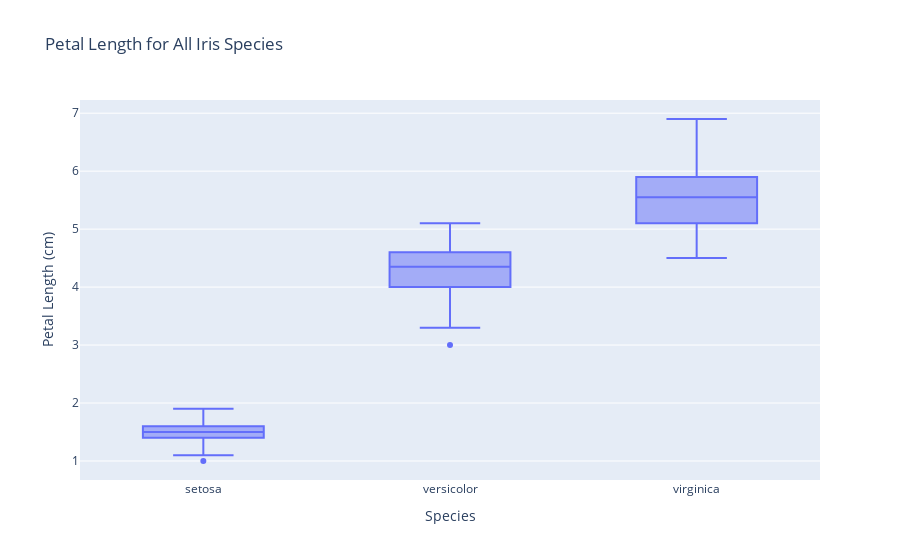

Source (notebook cell):
### Markdown cell above
<br>
<details>
    <summary>Blockly Hints</summary>
    <ul><li>Notation
        <ul>
            <li><code>A</code> &nbsp;:&nbsp; <code>B</code>&nbsp; means snap blocks A and B together.</li>
            <li><code>A</code> &nbsp;&lt;-&nbsp; <code>B</code>&nbsp; means insert block B into the hole in block A.</li>
        </ul>
    </li>
        <li>Blocks
            <ul>
                <li>freestyle
                    <ul>
                        <li>Unless specifically instructed, use the first block from the FREESTYLE menu.</li>
                    </ul>
                </li>
                <li><code>with .. do .. using ..</code>
                    <ul>
                        <li>The <code>with .. do .. using ..</code> block is found under VARIABLES.</li>
                        <li>You can use the <code>+ -</code> controls on the block to change the number of notches. Unless specifically instructed, the block should not have any empty notches when you click Blocks to Code. </li> 
                        <li>If <code>do</code> dropdown says "!Not populated until you execute code", click anywhere in the notebook tab, then click try "Run All Above Selected Cell" from the "Run" menu.</li> 
                        <li>If <code>with .. do .. using ..</code> block does not want to snap together nicely with the <code>set .. to</code> block, try dragging the <code>set .. to</code> block instead.</li>
                    </ul>
                </li>
            </ul>
        </li>
        <li>variable
            <ul>
                <li>After it is created, each variable has its own block at the end of the VARIABLES menu.</li>
            </ul>
        </li>
    </ul>
</details>

### Code cell
#!response
px.box(df,x="species",y="petal_length",title=title,labels=labels)

#<xml xmlns="https://developers.google.com/blockly/xml"><variables><variable id="sxmi@8+(nr{5C?lifV,m">px</variable><variable id="%:h;m.A6nRob$q6HGnZv">df</variable></variables><block type="varDoMethod_Python" id="Nd{,AF),jntB$6Zj6r*v" x="84" y="161"><mutation items="5"></mutation><field name="VAR" id="sxmi@8+(nr{5C?lifV,m">px</field><field name="MEMBER">box</field><data>px:box</data><value name="ADD0"><block type="variables_get" id="ouT~+,g.EGhvP$(XB0Wn"><field name="VAR" id="%:h;m.A6nRob$q6HGnZv">df</field></block></value><value name="ADD1"><block type="dummyOutputCodeBlock_Python" id="XW)mgcC2Clas`Nt9I9,2"><field name="CODE">x="species"</field></block></value><value name="ADD2"><block type="dummyOutputCodeBlock_Python" id="6Q$6(E??B0c[]}{gU0=W"><field name="CODE">y="petal_length"</field></block></value><value name="ADD3"><block type="dummyOutputCodeBlock_Python" id="4=yy.Oj#yuYwW!Y/}ZiT"><field name="CODE">title=title</field></block></value><value name="ADD4"><block type="dummyOutputCodeBlock_Python" id=")9/48sWSwmVU#vI@M()R"><field name="CODE">labels=labels</field></block></value></block></xml>

### Figure 1 — Plotly figure (JSON) as saved in the notebook; plotly's stock layout.template omitted (floating-point values rounded to 4 significant figures; data arrays with more than 128 entries replaced by an {"elided": "..."} marker saying what was removed)
{"data": [{"alignmentgroup": "True", "hovertemplate": "Species=%{x}<br>Petal Length (cm)=%{y}<extra></extra>", "legendgroup": "", "marker": {"color": "#636efa"}, "name": "", "notched": false, "offsetgroup": "", "orientation": "v", "showlegend": false, "type": "box", "x": {"elided": "150 str values"}, "x0": " ", "xaxis": "x", "y": {"elided": "150 float values"}, "y0": " ", "yaxis": "y"}], "layout": {"autosize": true, "boxmode": "group", "legend": {"tracegroupgap": 0}, "title": {"text": "Petal Length for All Iris Species"}, "xaxis": {"anchor": "y", "autorange": true, "domain": [0, 1], "range": [-0.5, 2.5], "title": {"text": "Species"}, "type": "category"}, "yaxis": {"anchor": "x", "autorange": true, "domain": [0, 1], "range": [0.6722, 7.228], "title": {"text": "Petal Length (cm)"}, "type": "linear"}}}
